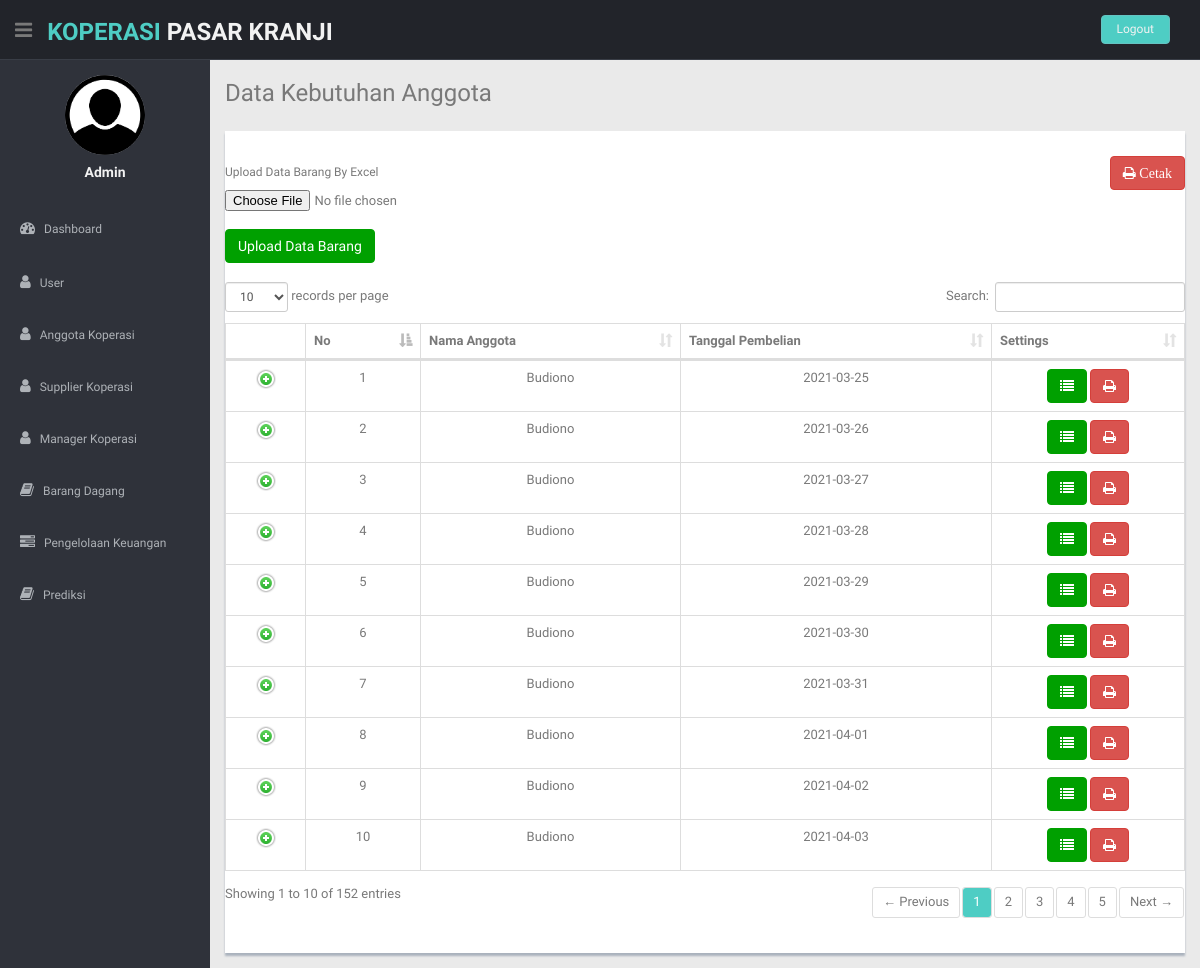
Page /index.php?halaman=kebutuhan (signed in) on the committed database.
### tables this page shows
CREATE TABLE `pembelian_barang` (
  `id_pembelian_barang` int(11) NOT NULL,
  `id_pembelian` int(11) NOT NULL,
  `id_anggota` int(11) NOT NULL,
  `id_barang` int(11) NOT NULL,
  `total_harga` int(50) NOT NULL,
  `jumlah_barang` varchar(20) NOT NULL,
  `tanggal_pembelian` date NOT NULL
);

CREATE TABLE `anggota` (
  `id_anggota` int(11) NOT NULL,
  `nama_anggota` varchar(100) NOT NULL,
  `jenis_kelamin` varchar(50) NOT NULL,
  `username` varchar(100) NOT NULL,
  `password` varchar(100) NOT NULL,
  `alamat` varchar(100) NOT NULL,
  `no_tlp` varchar(50) NOT NULL,
  `no_ktp` varchar(50) NOT NULL,
  `foto_anggota` varchar(150) NOT NULL
);

CREATE TABLE `pembelian` (
  `id_pembelian` int(11) NOT NULL,
  `id_anggota` int(11) NOT NULL,
  `nama` varchar(50) NOT NULL,
  `tanggal_pembelian` date NOT NULL,
  `total_pembelian` int(50) NOT NULL
);

### halaman/pembelian_anggota/index_kebutuhan_barang.php (the view, shortened to what this page needs)
    <section id="main-content">
      <section class="wrapper">
        <h3> Data Kebutuhan Anggota</h3>
        <div class="row mt">
          <div class="col-lg-12">
            <div class="content-panel">
              <form style="margin-top: 10px;" method="post" enctype="multipart/form-data" action="halaman/upload_excel/upload_data_barang.php">
                  <div style="float: left;">
                    <h6>Upload Data Barang By Excel</h6>
                     <input name="filekebutuhan" type="file" required="required"><br>
                     <input name="upload" type="submit" value="Upload Data Barang" class="btn  btn-theme">
                  </div>
               </form>
              <div class="nav right">
                <a href="halaman/pembelian_anggota/cetak_pembelian.php" class="btn btn-danger" style="float: right;">
                  <i class="fa fa-print"> Cetak </i></a>
              </div>
              <div class="adv-table">
                <table class="display table table-bordered" id="hidden-table-info">
                <br>
                <thead align="center">
                	<tr align="center">
                	<th>No</th>
                    <th>Nama Anggota</th>
                    <th>Tanggal Pembelian</th>
                    <th>Settings</th>
                  </tr>
                </thead>
                <tbody>
                <?php
                	$nomor=1;
					$sql = $koneksi->query("SELECT *FROM pembelian_barang
                            JOIN pembelian ON pembelian_barang.id_pembelian=pembelian.id_pembelian
                            JOIN barang_dagang ON pembelian_barang.id_barang=barang_dagang.id_barang
                            JOIN anggota ON pembelian_barang.id_anggota=anggota.id_anggota
                            GROUP BY pembelian.id_pembelian") or die(mysqli_error($koneksi));?>
				<?php while ($data = $sql->fetch_assoc()) {?>
				<tr class="gradeX" align="center">
                    <td><?php echo $nomor; ?></td>
                    <td><?php echo $data['nama_anggota']; ?></td>
                    <td><?php echo $data['tanggal_pembelian']; ?></td>
                    <td>
                    	<a href="index.php?halaman=kebutuhan&aksi=detail&id=<?php echo $data['id_pembelian']; ?>" class="btn btn-theme"><i class="fa fa-list"></i></a>
                      <a href="halaman/pembelian_anggota/cetak_pembelian_per.php?id=<?php echo $data['id_pembelian']; ?>" class="btn btn-danger">
                      <i class="fa fa-print"> </i></a>
                    </td>
                </tr>
                <?php
                $nomor++;
                };?>
                </tbody>
            </table>
        </div>
    </div>
</div>
</div>
</section>
</section>

### css/style.css (style rules this page uses)
body { color: #797979; background: #eaeaea; font-family: 'Ruda', sans-serif; padding: 0px !important; margin: 0px !important; font-size:13px; }
a, a:hover, a:focus { text-decoration: none; outline: none; }
.btn-theme { color: #fff; background-color: #00a000; border-color: #00a000; }
.mt { margin-top: 25px; }
#main-content { margin-left: 210px; }
.wrapper { display: inline-block; margin-top: 60px; padding-left: 15px; padding-right: 15px; padding-bottom: 15px; padding-top: 0px; width: 100%; }
.content-panel { background: #ffffff; box-shadow: 0px 3px 2px #aab2bd; padding-top: 15px; padding-bottom: 5px; }

### rows in the picture
pembelian_barang: id_anggota.nama_anggota "Budiono", id_pembelian.tanggal_pembelian "2021-03-25"
pembelian_barang: id_anggota.nama_anggota "Budiono", id_pembelian.tanggal_pembelian "2021-03-26"
pembelian_barang: id_anggota.nama_anggota "Budiono", id_pembelian.tanggal_pembelian "2021-03-27"
pembelian_barang: id_anggota.nama_anggota "Budiono", id_pembelian.tanggal_pembelian "2021-03-28"
pembelian_barang: id_anggota.nama_anggota "Budiono", id_pembelian.tanggal_pembelian "2021-03-29"
pembelian_barang: id_anggota.nama_anggota "Budiono", id_pembelian.tanggal_pembelian "2021-03-30"
pembelian_barang: id_anggota.nama_anggota "Budiono", id_pembelian.tanggal_pembelian "2021-03-31"
pembelian_barang: id_anggota.nama_anggota "Budiono", id_pembelian.tanggal_pembelian "2021-04-01"
pembelian_barang: id_anggota.nama_anggota "Budiono", id_pembelian.tanggal_pembelian "2021-04-02"
pembelian_barang: id_anggota.nama_anggota "Budiono", id_pembelian.tanggal_pembelian "2021-04-03"

### other values in the picture
$_SESSION['nama'] "Admin"
